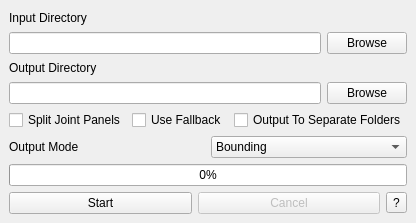
<?xml version="1.0" encoding="UTF-8"?>
<ui version="4.0">
 <class>MainWindow</class>
 <widget class="QMainWindow" name="MainWindow">
  <property name="geometry">
   <rect>
    <x>0</x>
    <y>0</y>
    <width>374</width>
    <height>223</height>
   </rect>
  </property>
  <property name="windowTitle">
   <string>Manga Panel Extractor</string>
  </property>
  <property name="iconSize">
   <size>
    <width>24</width>
    <height>24</height>
   </size>
  </property>
  <widget class="QWidget" name="centralwidget">
   <property name="enabled">
    <bool>true</bool>
   </property>
   <layout class="QVBoxLayout" name="verticalLayout_2">
    <item>
     <widget class="QLabel" name="input_directory_label">
      <property name="text">
       <string>Input Directory</string>
      </property>
     </widget>
    </item>
    <item>
     <layout class="QHBoxLayout" name="horizontalLayout_2">
      <item>
       <widget class="QLineEdit" name="input_directory_line_edit"/>
      </item>
      <item>
       <widget class="QPushButton" name="input_directory_browse_button">
        <property name="text">
         <string>Browse</string>
        </property>
       </widget>
      </item>
     </layout>
    </item>
    <item>
     <widget class="QLabel" name="output_directory_label">
      <property name="text">
       <string>Output Directory</string>
      </property>
     </widget>
    </item>
    <item>
     <layout class="QHBoxLayout" name="horizontalLayout_3">
      <item>
       <widget class="QLineEdit" name="output_directory_line_edit"/>
      </item>
      <item>
       <widget class="QPushButton" name="output_directory_browse_button">
        <property name="text">
         <string>Browse</string>
        </property>
       </widget>
      </item>
     </layout>
    </item>
    <item>
     <layout class="QHBoxLayout" name="horizontalLayout">
      <item>
       <widget class="QCheckBox" name="split_joint_panels_check_box">
        <property name="text">
         <string>Split Joint Panels</string>
        </property>
       </widget>
      </item>
      <item>
       <widget class="QCheckBox" name="use_fallback_check_box">
        <property name="text">
         <string>Use Fallback</string>
        </property>
       </widget>
      </item>
      <item>
       <widget class="QCheckBox" name="output_separate_folders_check_box">
        <property name="text">
         <string>Output To Separate Folders</string>
        </property>
       </widget>
      </item>
     </layout>
    </item>
    <item>
     <layout class="QHBoxLayout" name="horizontalLayout_4">
      <item>
       <widget class="QLabel" name="output_mode_label">
        <property name="text">
         <string>Output Mode</string>
        </property>
       </widget>
      </item>
      <item>
       <widget class="QComboBox" name="output_mode_combo_box">
        <item>
         <property name="text">
          <string>Bounding</string>
         </property>
        </item>
        <item>
         <property name="text">
          <string>Masked </string>
         </property>
        </item>
       </widget>
      </item>
     </layout>
    </item>
    <item>
     <widget class="QProgressBar" name="progress_bar">
      <property name="enabled">
       <bool>true</bool>
      </property>
      <property name="value">
       <number>0</number>
      </property>
      <property name="invertedAppearance">
       <bool>false</bool>
      </property>
     </widget>
    </item>
    <item>
     <layout class="QHBoxLayout" name="horizontalLayout_5">
      <item>
       <widget class="QPushButton" name="start_button">
        <property name="text">
         <string>Start</string>
        </property>
       </widget>
      </item>
      <item>
       <widget class="QPushButton" name="cancel_button">
        <property name="enabled">
         <bool>false</bool>
        </property>
        <property name="text">
         <string>Cancel</string>
        </property>
       </widget>
      </item>
      <item>
       <widget class="QToolButton" name="whats_this_button">
        <property name="text">
         <string>?</string>
        </property>
       </widget>
      </item>
     </layout>
    </item>
   </layout>
  </widget>
 </widget>
 <resources/>
 <connections/>
</ui>
